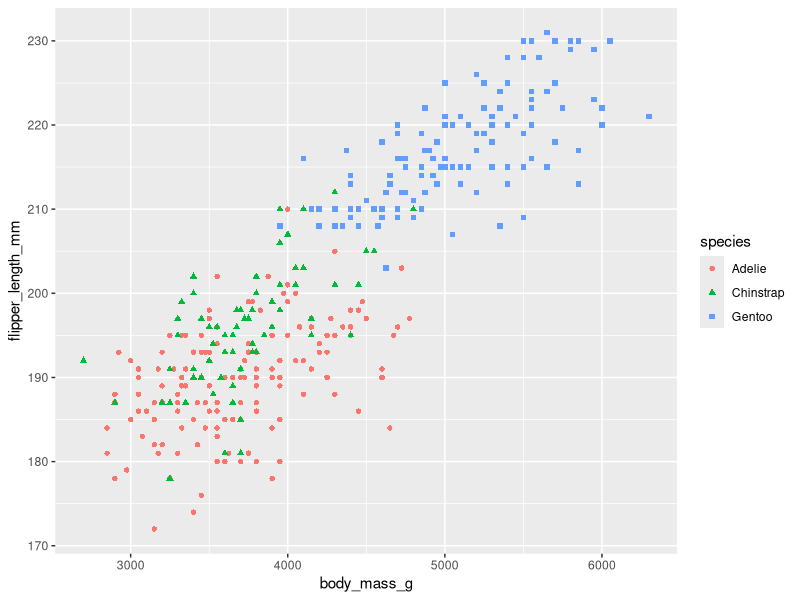

Here is the R script that generated this plot:
## ---- chunk 1
knitr::opts_chunk$set(echo = TRUE)

library(palmerpenguins)
library(tidyverse)
## ---- chunk 2
ggplot(penguins, 
       aes(x = body_mass_g, 
           y = flipper_length_mm,
           color = species, 
           pch = species)) +
  geom_point()
